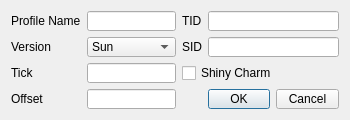
<?xml version="1.0" encoding="UTF-8"?>
<ui version="4.0">
 <class>ProfileEditor7</class>
 <widget class="QDialog" name="ProfileEditor7">
  <property name="geometry">
   <rect>
    <x>0</x>
    <y>0</y>
    <width>350</width>
    <height>120</height>
   </rect>
  </property>
  <property name="minimumSize">
   <size>
    <width>350</width>
    <height>120</height>
   </size>
  </property>
  <property name="windowTitle">
   <string>Gen 7 Profile Editor</string>
  </property>
  <layout class="QGridLayout" name="gridLayout">
   <item row="0" column="0">
    <widget class="QLabel" name="labelProfileName">
     <property name="text">
      <string>Profile Name</string>
     </property>
    </widget>
   </item>
   <item row="0" column="1">
    <widget class="QLineEdit" name="lineEditProfileName"/>
   </item>
   <item row="0" column="2">
    <widget class="QLabel" name="labelProfileTID">
     <property name="text">
      <string>TID</string>
     </property>
    </widget>
   </item>
   <item row="0" column="3">
    <widget class="TextBox" name="textBoxProfileTID"/>
   </item>
   <item row="1" column="0">
    <widget class="QLabel" name="labelProfileVersion">
     <property name="text">
      <string>Version</string>
     </property>
    </widget>
   </item>
   <item row="1" column="1">
    <widget class="QComboBox" name="comboBoxProfileVersion">
     <item>
      <property name="text">
       <string>Sun</string>
      </property>
     </item>
     <item>
      <property name="text">
       <string>Moon</string>
      </property>
     </item>
     <item>
      <property name="text">
       <string>Ultra Sun</string>
      </property>
     </item>
     <item>
      <property name="text">
       <string>Ultra Moon</string>
      </property>
     </item>
    </widget>
   </item>
   <item row="1" column="2">
    <widget class="QLabel" name="labelProfileSID">
     <property name="text">
      <string>SID</string>
     </property>
    </widget>
   </item>
   <item row="1" column="3">
    <widget class="TextBox" name="textBoxProfileSID"/>
   </item>
   <item row="2" column="0">
    <widget class="QLabel" name="labelProfileTick">
     <property name="text">
      <string>Tick</string>
     </property>
    </widget>
   </item>
   <item row="2" column="1">
    <widget class="TextBox" name="textBoxProfileTick"/>
   </item>
   <item row="2" column="2" colspan="2">
    <widget class="QCheckBox" name="checkBoxShinyCharm">
     <property name="text">
      <string>Shiny Charm</string>
     </property>
    </widget>
   </item>
   <item row="3" column="0">
    <widget class="QLabel" name="labelProfileOffset">
     <property name="text">
      <string>Offset</string>
     </property>
    </widget>
   </item>
   <item row="3" column="1">
    <widget class="TextBox" name="textBoxProfileOffset"/>
   </item>
   <item row="3" column="3">
    <widget class="QDialogButtonBox" name="buttonBox">
     <property name="standardButtons">
      <set>QDialogButtonBox::Cancel|QDialogButtonBox::Ok</set>
     </property>
    </widget>
   </item>
  </layout>
 </widget>
 <customwidgets>
  <customwidget>
   <class>TextBox</class>
   <extends>QLineEdit</extends>
   <header>Forms/Controls/TextBox.hpp</header>
  </customwidget>
 </customwidgets>
 <tabstops>
  <tabstop>lineEditProfileName</tabstop>
  <tabstop>comboBoxProfileVersion</tabstop>
  <tabstop>textBoxProfileTick</tabstop>
  <tabstop>textBoxProfileOffset</tabstop>
  <tabstop>textBoxProfileTID</tabstop>
  <tabstop>textBoxProfileSID</tabstop>
  <tabstop>checkBoxShinyCharm</tabstop>
 </tabstops>
 <resources/>
 <connections/>
</ui>
